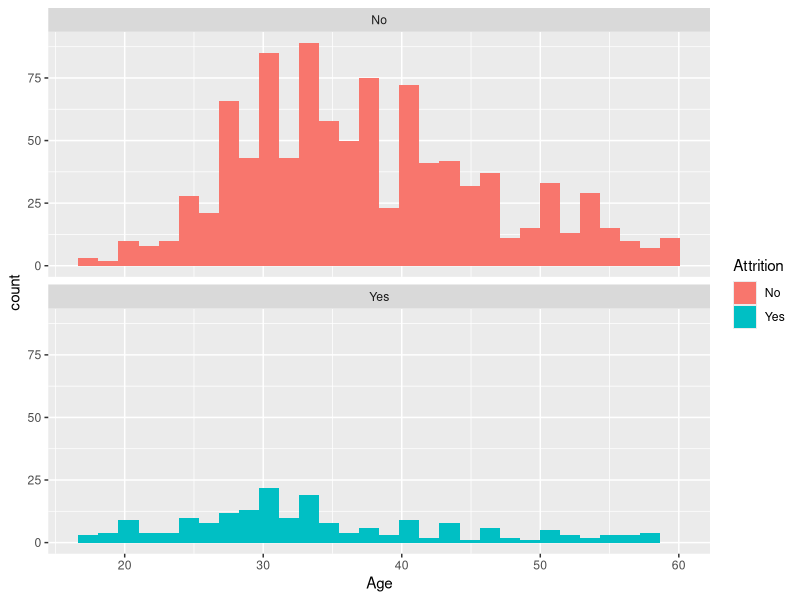
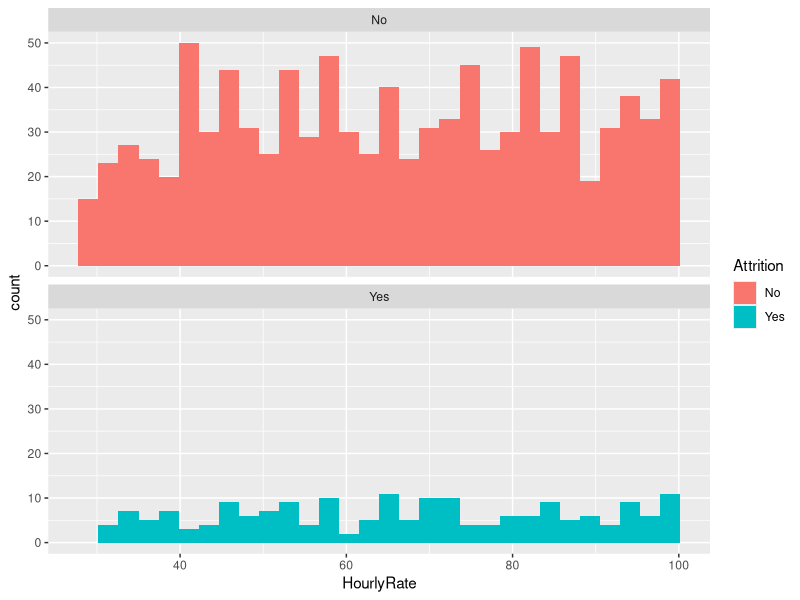
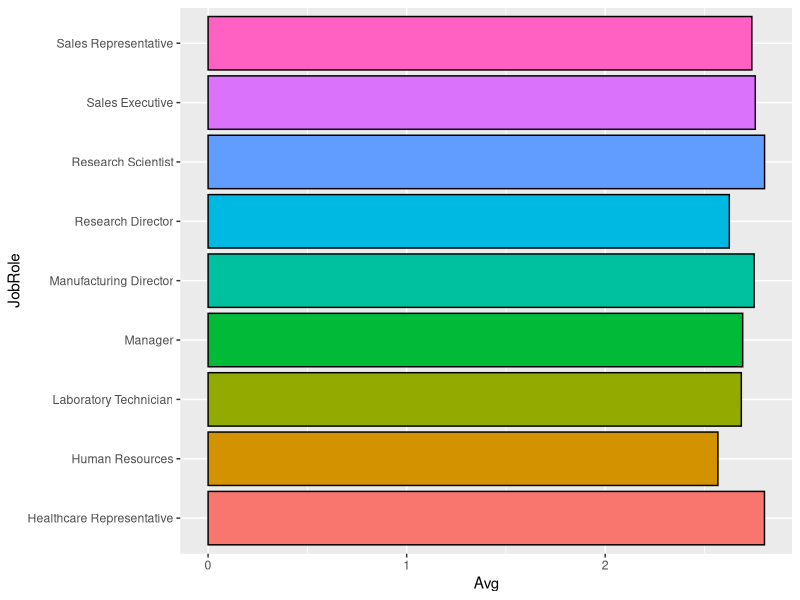
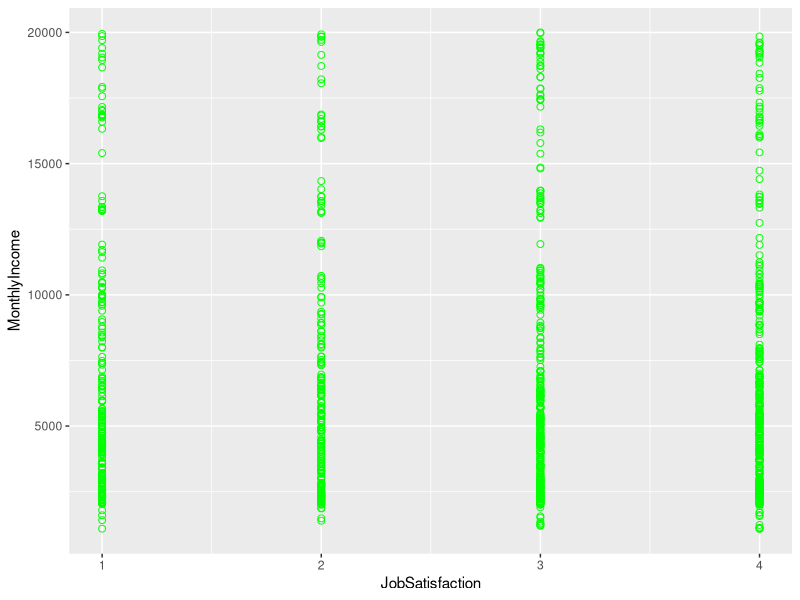

Reproduce these figures in R, in order. (Note: this script raises an error after producing the figures.)
## ---- chunk 1
knitr::opts_chunk$set(echo = TRUE)
library(ggplot2)
library(dplyr)
library(knitr)
library(dplyr)
library(caret)
library(kableExtra)
## ---- chunk 2
# Read in training data
dfTrain <- read.csv("CaseStudy2-data.csv")

# Separate retained/lost employees for EDA
emp_kept <- subset(dfTrain, Attrition=="No")
emp_lost <- subset(dfTrain, Attrition=="Yes")

# TODO maybe make categories for numeric vars like age, income, etc
## ---- chunk 3
# Percentage of retained/lost employees
kable(table(dfTrain$Attrition) / nrow(dfTrain), 
      col.names=c("Attrition", "Percent")) %>% 
      kable_styling(full_width=F)

# Define variables for analysis
variables <- c("BusinessTravel", "Department", "Education", 
              "EducationField", "EnvironmentSatisfaction",
              "Gender", "JobInvolvement", "JobLevel",
              "JobRole", "JobSatisfaction", "MaritalStatus",
              "OverTime", "PerformanceRating", 
              "RelationshipSatisfaction", "StockOptionLevel", 
              "WorkLifeBalance", "Age", "DailyRate", "DistanceFromHome", "HourlyRate",
              "MonthlyIncome", "MonthlyRate", "NumCompaniesWorked", "PercentSalaryHike",
              "TotalWorkingYears", "TrainingTimesLastYear", "YearsAtCompany",
              "YearsInCurrentRole", "YearsSinceLastPromotion", "YearsWithCurrManager")

# Turn numerical values into categorical
dfTrain$PercentSalaryHike <- cut(dfTrain$PercentSalaryHike, breaks=c(-Inf, 13, 17, Inf), labels=c(1, 2, 3))
dfTrain$TotalWorkingYears <- cut(dfTrain$TotalWorkingYears, breaks=c(-Inf, 10, 20, Inf), labels=c(1, 2, 3))
dfTrain$TrainingTimesLastYear <- cut(dfTrain$TrainingTimesLastYear, breaks=c(-Inf, 1, 4, Inf), labels=c(1, 2, 3))
dfTrain$YearsAtCompany <- cut(dfTrain$YearsAtCompany, breaks=c(-Inf, 5, 15, 25, Inf), labels=c(1, 2, 3, 4))
dfTrain$YearsInCurrentRole <- cut(dfTrain$YearsInCurrentRole, breaks=c(-Inf, 5, 10, Inf), labels=c(1, 2, 3))
dfTrain$YearsSinceLastPromotion <- cut(dfTrain$YearsSinceLastPromotion, breaks=c(-Inf, 2, 7, Inf), labels=c(1, 2, 3))
dfTrain$YearsWithCurrManager <- cut(dfTrain$YearsWithCurrManager, breaks=c(-Inf, 5, 10, Inf), labels=c(1, 2, 3))

# TODO make tables look nicer 

# Make relative frequency tables for categorical variables
AbsDiff <- data.frame(Variable=character(), AvgDistance=numeric())
for (var in variables) {
  print(var)
  freqtable <- table(dfTrain[[var]], dfTrain$Attrition)
  count <- plyr::count(dfTrain[[var]])
  RelFreq <- freqtable / count$freq
  print(RelFreq)
  Sum <- sum(abs(RelFreq[,2]-0.1606838))/nrow(RelFreq)
  print(Sum)
  AbsDiff <- rbind(AbsDiff, data.frame(Variable=var, AverageDistance=Sum))
}
print(AbsDiff)
## ---- chunk 4
# TODO look at other variables
ggplot(data=dfTrain, aes(x=Age)) +
  geom_histogram(aes(fill=Attrition)) +
  facet_wrap(~Attrition, ncol=1)

# Significant difference in means for age
t.test(Age ~ Attrition, data=dfTrain, var.equal=T, alternative='two.sided')

ggplot(data=dfTrain, aes(x=HourlyRate)) +
  geom_histogram(aes(fill=Attrition)) +
  facet_wrap(~Attrition, ncol=1) 

# Insignificant difference in means for hourly rate
t.test(HourlyRate ~ Attrition, data=dfTrain, var.equal=T, alternative='two.sided')
## ---- chunk 5
# Job satisfaction by group
Jobs <- group_by(dfTrain, JobRole) %>% summarise(Avg=mean(JobSatisfaction, na.rm=TRUE))
print(Jobs)
ggplot(data=Jobs, aes(x=JobRole, y=Avg, fill=JobRole)) + geom_bar(stat='identity', colour = 'black') + coord_flip() + theme(legend.position="none") + theme(plot.title = element_text(hjust = 0.5))
## ---- chunk 6
ggplot(dfTrain, aes(x=JobSatisfaction, y=MonthlyIncome)) + 
  geom_point(pch = 21, size = 2, color="green") +
  theme(plot.title = element_text(hjust = 0.5))
## ---- chunk 7
# Read in validation data
dfVal <- read.csv("CaseStudy2Validation.csv")

# I selected Business Travel, JobInvolvement, JobLevel, JobRole, and MAritalStatus because they looked the most different from the attrition percentages of the group as a whole. We can come up with a better justification later?

# Convert wanted factors into integers.
dfTrain$BusinessTravel <- as.integer(dfTrain$BusinessTravel)
dfTrain$JobRole <- as.integer(dfTrain$JobRole)
dfTrain$MaritalStatus <- as.integer(dfTrain$MaritalStatus)
dfVal$MaritalStatus <- as.integer(dfVal$MaritalStatus)
dfVal$JobRole <- as.integer(dfVal$JobRole)
dfVal$BusinessTravel <- as.integer(dfVal$BusinessTravel)

# Generate attrition predictions based on training data
dfPreds <- class::knn(dfTrain[,c(4,15,16,17,21)], dfVal[,c(4,15,16,17,21)], dfTrain$Attrition, k=5)

# Get accuracy of predictions
confusionMatrix(table(dfVal$Attrition, dfPreds))

# Write predictions to csv file
#write.csv(dfPreds, "CaseStudy2Predictions_Ludlow_Rollins.csv")
